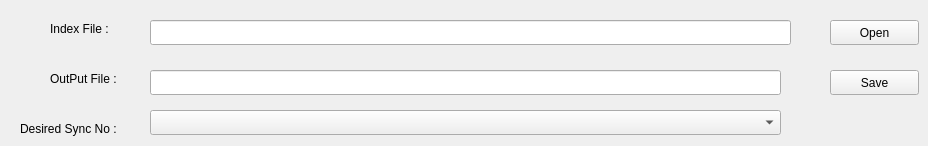
    <widget class="QWidget" name="Sync_based">
     <attribute name="title">
      <string>Sync Based Retrieval</string>
     </attribute>
     <widget class="QLabel" name="label_6">
      <property name="geometry">
       <rect>
        <x>50</x>
        <y>20</y>
        <width>81</width>
        <height>17</height>
       </rect>
      </property>
      <property name="text">
       <string>Index File :</string>
      </property>
     </widget>
     <widget class="QLabel" name="label_7">
      <property name="geometry">
       <rect>
        <x>50</x>
        <y>70</y>
        <width>91</width>
        <height>17</height>
       </rect>
      </property>
      <property name="text">
       <string>OutPut File :</string>
      </property>
     </widget>
     <widget class="QLabel" name="label_8">
      <property name="geometry">
       <rect>
        <x>20</x>
        <y>120</y>
        <width>131</width>
        <height>17</height>
       </rect>
      </property>
      <property name="text">
       <string>Desired Sync No : </string>
      </property>
     </widget>
     <widget class="QLineEdit" name="lineEdit_11">
      <property name="geometry">
       <rect>
        <x>150</x>
        <y>20</y>
        <width>641</width>
        <height>25</height>
       </rect>
      </property>
     </widget>
     <widget class="QLineEdit" name="lineEdit_12">
      <property name="geometry">
       <rect>
        <x>150</x>
        <y>70</y>
        <width>631</width>
        <height>25</height>
       </rect>
      </property>
     </widget>
     <widget class="QPushButton" name="Save_2">
      <property name="geometry">
       <rect>
        <x>830</x>
        <y>70</y>
        <width>89</width>
        <height>25</height>
       </rect>
      </property>
      <property name="text">
       <string>Save</string>
      </property>
     </widget>
     <widget class="QPushButton" name="Open">
      <property name="geometry">
       <rect>
        <x>830</x>
        <y>20</y>
        <width>89</width>
        <height>25</height>
       </rect>
      </property>
      <property name="text">
       <string>Open</string>
      </property>
     </widget>
     <widget class="QComboBox" name="comboBox_5">
      <property name="geometry">
       <rect>
        <x>150</x>
        <y>110</y>
        <width>631</width>
        <height>25</height>
       </rect>
      </property>
     </widget>
    </widget>
